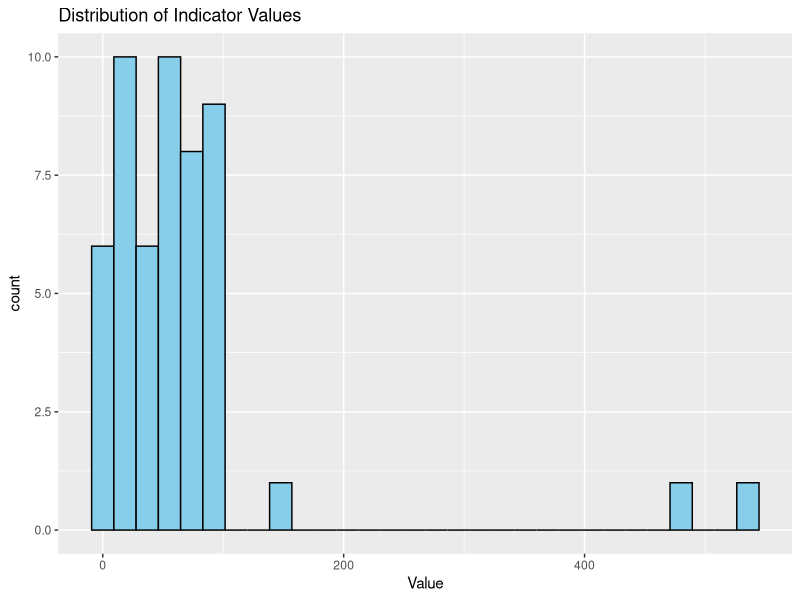
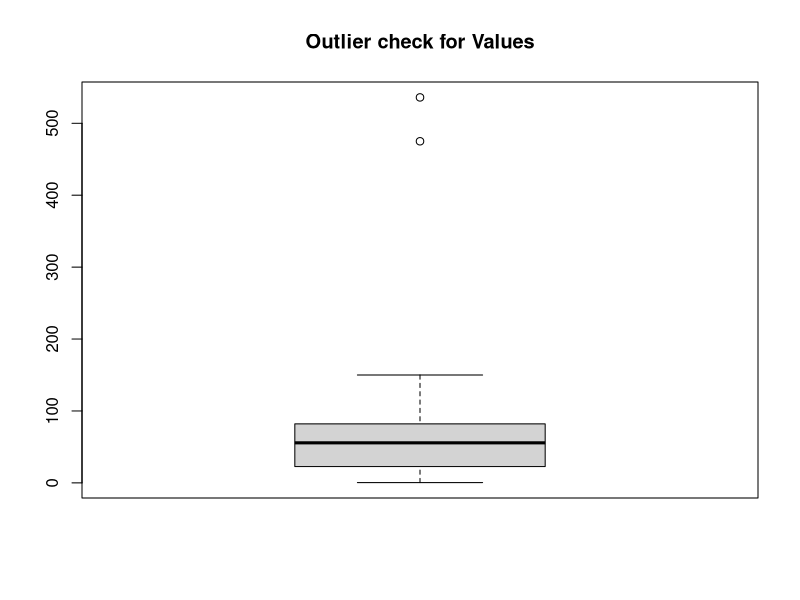

Write the R code that produced these figures, in order.
## ---- chunk 1
library(readr)
library(ggplot2)
library(dplyr)
library(here)

getwd()
list.files("data/raw_data")
## ---- chunk 2
dhs_df <- read_csv(here("raw_data", "dhs-quickstats_national_zaf.csv"))
## ---- chunk 3
head(dhs_df, 10)

tail(dhs_df, 10)
dhs_df[-1,]
## ---- chunk 4
dim(dhs_df)
## ---- chunk 5
summary(dhs_df)
## ---- chunk 6
dhs_df$Value <- as.numeric(dhs_df$Value)
## ---- chunk 7
sum(duplicated(dhs_df))
## ---- chunk 8
colSums(is.na(dhs_df))
round(colMeans(is.na(dhs_df)) * 100, 2)
## ---- chunk 9
sapply(dhs_df, function(x) length(unique(x)))

## ---- chunk 10
#Histogram of Values

ggplot(dhs_df, aes(x = Value)) +
geom_histogram(bins = 30, fill = "skyblue", color = "black") +
  labs(title = "Distribution of Indicator Values")



#Outliers
boxplot(dhs_df$Value, main = "Outlier check for Values")
